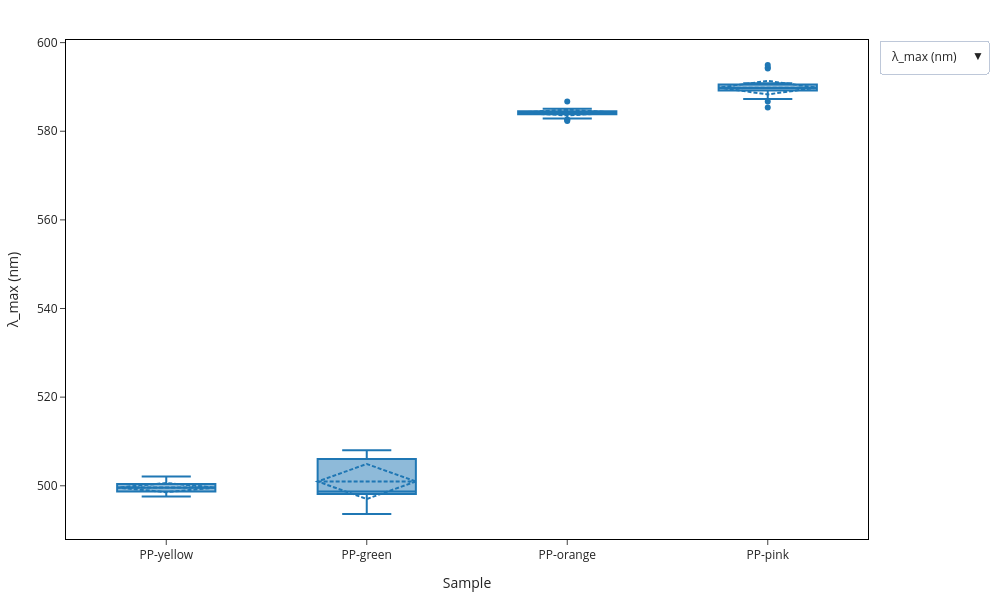

The notebook cell this image was saved under:
### Code cell
parameters = [
    "λ_max (nm)",
    "FWHM (nm)",
    "λ_left (nm)",
    "λ_right (nm)",
    "I_max (a.u.)"
]

plot_box_parameters(df_data_complete, parameters)

### Figure 1 — Plotly figure (JSON) as saved in the notebook; plotly's stock layout.template omitted (floating-point values rounded to 4 significant figures; data arrays with more than 128 entries replaced by an {"elided": "..."} marker saying what was removed)
{"data": [{"boxmean": "sd", "name": "λ_max (nm)", "type": "box", "visible": true, "x": {"elided": "240 str values"}, "y": {"elided": "240 float values"}}, {"boxmean": "sd", "name": "FWHM (nm)", "type": "box", "visible": false, "x": {"elided": "240 str values"}, "y": {"elided": "240 float values"}}, {"boxmean": "sd", "name": "λ_left (nm)", "type": "box", "visible": false, "x": {"elided": "240 str values"}, "y": {"elided": "240 float values"}}, {"boxmean": "sd", "name": "λ_right (nm)", "type": "box", "visible": false, "x": {"elided": "240 str values"}, "y": {"elided": "240 float values"}}, {"boxmean": "sd", "name": "I_max (a.u.)", "type": "box", "visible": false, "x": {"elided": "240 str values"}, "y": {"elided": "240 float values"}}], "layout": {"boxmode": "group", "height": 600, "margin": {"b": 60, "l": 60, "r": 40, "t": 40}, "updatemenus": [{"buttons": [{"args": [{"visible": [true, false, false, false, false]}, {"xaxis": {"linecolor": "black", "linewidth": 1, "mirror": true, "showline": true, "ticks": "outside"}, "yaxis": {"linecolor": "black", "linewidth": 1, "mirror": true, "showline": true, "ticks": "outside", "title": "λ_max (nm)"}}], "label": "λ_max (nm)", "method": "update"}, {"args": [{"visible": [false, true, false, false, false]}, {"xaxis": {"linecolor": "black", "linewidth": 1, "mirror": true, "showline": true, "ticks": "outside"}, "yaxis": {"linecolor": "black", "linewidth": 1, "mirror": true, "showline": true, "ticks": "outside", "title": "FWHM (nm)"}}], "label": "FWHM (nm)", "method": "update"}, {"args": [{"visible": [false, false, true, false, false]}, {"xaxis": {"linecolor": "black", "linewidth": 1, "mirror": true, "showline": true, "ticks": "outside"}, "yaxis": {"linecolor": "black", "linewidth": 1, "mirror": true, "showline": true, "ticks": "outside", "title": "λ_left (nm)"}}], "label": "λ_left (nm)", "method": "update"}, {"args": [{"visible": [false, false, false, true, false]}, {"xaxis": {"linecolor": "black", "linewidth": 1, "mirror": true, "showline": true, "ticks": "outside"}, "yaxis": {"linecolor": "black", "linewidth": 1, "mirror": true, "showline": true, "ticks": "outside", "title": "λ_right (nm)"}}], "label": "λ_right (nm)", "method": "update"}, {"args": [{"visible": [false, false, false, false, true]}, {"xaxis": {"linecolor": "black", "linewidth": 1, "mirror": true, "showline": true, "ticks": "outside"}, "yaxis": {"linecolor": "black", "linewidth": 1, "mirror": true, "showline": true, "ticks": "outside", "title": "I_max (a.u.)"}}], "label": "I_max (a.u.)", "method": "update"}], "direction": "down", "showactive": true, "type": "dropdown", "x": 1.15, "y": 1}], "width": 1000, "xaxis": {"linecolor": "black", "linewidth": 1, "mirror": true, "showline": true, "ticks": "outside", "title": {"text": "Sample"}}, "yaxis": {"linecolor": "black", "linewidth": 1, "mirror": true, "showline": true, "ticks": "outside", "title": {"text": "λ_max (nm)"}}}}
